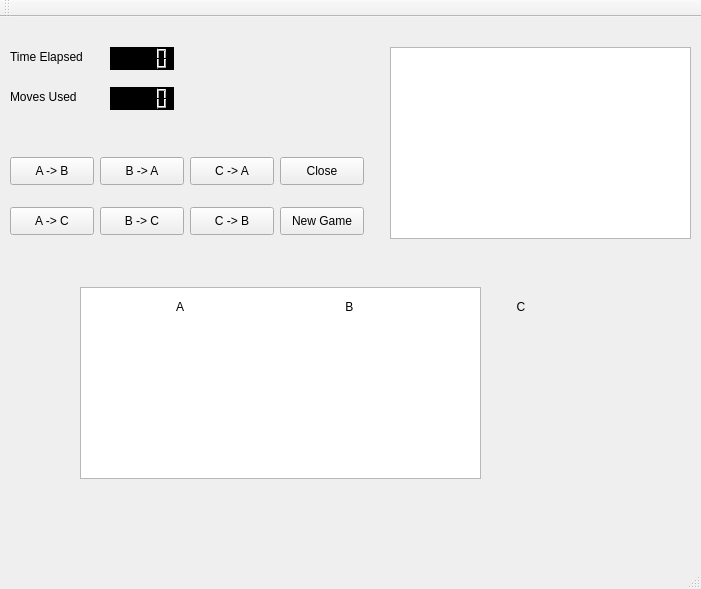
<?xml version="1.0" encoding="UTF-8"?>
<ui version="4.0">
 <class>MainWindow</class>
 <widget class="QMainWindow" name="MainWindow">
  <property name="geometry">
   <rect>
    <x>0</x>
    <y>0</y>
    <width>701</width>
    <height>589</height>
   </rect>
  </property>
  <property name="windowTitle">
   <string>MainWindow</string>
  </property>
  <widget class="QWidget" name="centralWidget">
   <widget class="QGraphicsView" name="graphicsView">
    <property name="geometry">
     <rect>
      <x>80</x>
      <y>270</y>
      <width>401</width>
      <height>192</height>
     </rect>
    </property>
   </widget>
   <widget class="QPushButton" name="AtoBbutton">
    <property name="geometry">
     <rect>
      <x>10</x>
      <y>140</y>
      <width>84</width>
      <height>28</height>
     </rect>
    </property>
    <property name="text">
     <string>A -&gt; B</string>
    </property>
   </widget>
   <widget class="QPushButton" name="AtoCbutton">
    <property name="geometry">
     <rect>
      <x>10</x>
      <y>190</y>
      <width>84</width>
      <height>28</height>
     </rect>
    </property>
    <property name="text">
     <string>A -&gt; C</string>
    </property>
   </widget>
   <widget class="QPushButton" name="BtoAbutton">
    <property name="geometry">
     <rect>
      <x>100</x>
      <y>140</y>
      <width>84</width>
      <height>28</height>
     </rect>
    </property>
    <property name="text">
     <string>B -&gt; A</string>
    </property>
   </widget>
   <widget class="QPushButton" name="BtoCbutton">
    <property name="geometry">
     <rect>
      <x>100</x>
      <y>190</y>
      <width>84</width>
      <height>28</height>
     </rect>
    </property>
    <property name="text">
     <string>B -&gt; C</string>
    </property>
   </widget>
   <widget class="QPushButton" name="CtoAbutton">
    <property name="geometry">
     <rect>
      <x>190</x>
      <y>140</y>
      <width>84</width>
      <height>28</height>
     </rect>
    </property>
    <property name="text">
     <string>C -&gt; A</string>
    </property>
   </widget>
   <widget class="QPushButton" name="CtoBbutton">
    <property name="geometry">
     <rect>
      <x>190</x>
      <y>190</y>
      <width>84</width>
      <height>28</height>
     </rect>
    </property>
    <property name="text">
     <string>C -&gt; B</string>
    </property>
   </widget>
   <widget class="QPushButton" name="newGameButton">
    <property name="geometry">
     <rect>
      <x>280</x>
      <y>190</y>
      <width>84</width>
      <height>28</height>
     </rect>
    </property>
    <property name="text">
     <string>New Game</string>
    </property>
   </widget>
   <widget class="QPushButton" name="closeButton">
    <property name="geometry">
     <rect>
      <x>280</x>
      <y>140</y>
      <width>84</width>
      <height>28</height>
     </rect>
    </property>
    <property name="text">
     <string>Close</string>
    </property>
   </widget>
   <widget class="QTextBrowser" name="textBrowser">
    <property name="geometry">
     <rect>
      <x>390</x>
      <y>30</y>
      <width>301</width>
      <height>192</height>
     </rect>
    </property>
   </widget>
   <widget class="QLCDNumber" name="timeLCD">
    <property name="geometry">
     <rect>
      <x>110</x>
      <y>30</y>
      <width>64</width>
      <height>23</height>
     </rect>
    </property>
    <property name="styleSheet">
     <string notr="true">QLCDNumber{
    color: rgb(255, 255, 0);    
    background-color: rgb(0, 0, 0);
}</string>
    </property>
   </widget>
   <widget class="QLabel" name="label">
    <property name="geometry">
     <rect>
      <x>10</x>
      <y>30</y>
      <width>91</width>
      <height>20</height>
     </rect>
    </property>
    <property name="text">
     <string>Time Elapsed</string>
    </property>
   </widget>
   <widget class="QLabel" name="label_2">
    <property name="geometry">
     <rect>
      <x>170</x>
      <y>280</y>
      <width>63</width>
      <height>20</height>
     </rect>
    </property>
    <property name="text">
     <string>  A</string>
    </property>
   </widget>
   <widget class="QLabel" name="label_3">
    <property name="geometry">
     <rect>
      <x>342</x>
      <y>279</y>
      <width>61</width>
      <height>21</height>
     </rect>
    </property>
    <property name="text">
     <string> B</string>
    </property>
   </widget>
   <widget class="QLabel" name="label_4">
    <property name="geometry">
     <rect>
      <x>510</x>
      <y>280</y>
      <width>63</width>
      <height>20</height>
     </rect>
    </property>
    <property name="text">
     <string>  C</string>
    </property>
   </widget>
   <widget class="QLabel" name="label_5">
    <property name="geometry">
     <rect>
      <x>10</x>
      <y>70</y>
      <width>91</width>
      <height>20</height>
     </rect>
    </property>
    <property name="text">
     <string>Moves Used</string>
    </property>
   </widget>
   <widget class="QLCDNumber" name="movesLCD">
    <property name="geometry">
     <rect>
      <x>110</x>
      <y>70</y>
      <width>64</width>
      <height>23</height>
     </rect>
    </property>
    <property name="styleSheet">
     <string notr="true">QLCDNumber{
    color: rgb(255, 255, 0);    
    background-color: rgb(0, 0, 0);
}</string>
    </property>
   </widget>
  </widget>
  <widget class="QMenuBar" name="menuBar">
   <property name="geometry">
    <rect>
     <x>0</x>
     <y>0</y>
     <width>701</width>
     <height>25</height>
    </rect>
   </property>
  </widget>
  <widget class="QToolBar" name="mainToolBar">
   <attribute name="toolBarArea">
    <enum>TopToolBarArea</enum>
   </attribute>
   <attribute name="toolBarBreak">
    <bool>false</bool>
   </attribute>
  </widget>
  <widget class="QStatusBar" name="statusBar"/>
 </widget>
 <layoutdefault spacing="6" margin="11"/>
 <resources/>
 <connections>
  <connection>
   <sender>closeButton</sender>
   <signal>clicked()</signal>
   <receiver>MainWindow</receiver>
   <slot>close()</slot>
   <hints>
    <hint type="sourcelabel">
     <x>321</x>
     <y>195</y>
    </hint>
    <hint type="destinationlabel">
     <x>350</x>
     <y>294</y>
    </hint>
   </hints>
  </connection>
 </connections>
</ui>
